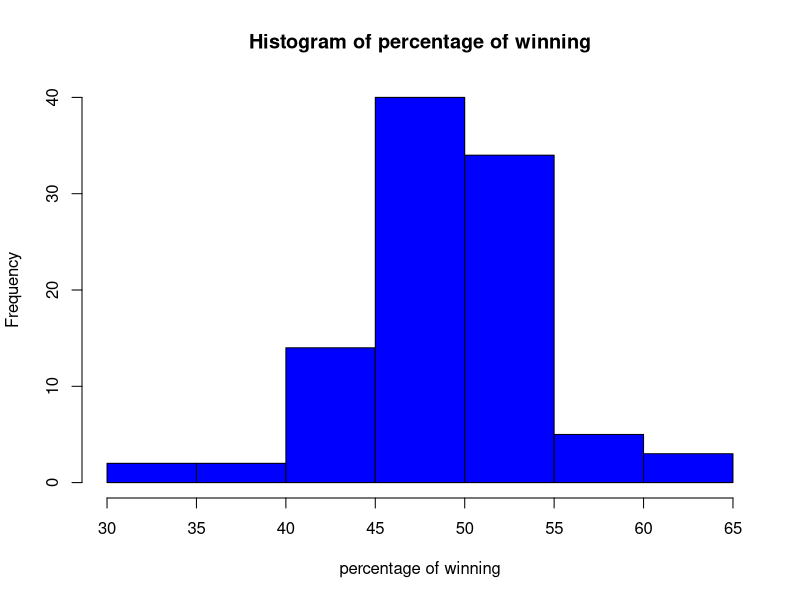

The R script that drew this image:
## ---- chunk 1

library(dplyr);library(ggplot2);library(tidyverse);library(stringr)

## roll the dice
roll_dice = function(){
  dice1 = sample(1:6, 1)
  dice2 = sample(1:6, 1)
  return(dice1 + dice2)
}

## generate some variables to store the important results
id = 1   ## number of iterations
#roll = NA
outcome = c()
result = c()

roll1 = roll_dice()
result = append(result, roll1)

if(roll1 %in% c(2, 3, 12)) {
outcome = append(outcome, "lose")
} else if (roll1 %in% c(7, 11)) {
outcome = append(outcome, "win")
} else {
res = c()
point = roll1
while(TRUE) {
  roll2 = roll_dice()  # Correct variable name
  id = id + 1
  res = append(res, roll2)  # Append roll2 to the result vector
  outcome = append(outcome, "continue playing")  # Append outcome for this iteration

  if (roll2 == 7) {
    outcome = append(outcome, "lose")  # Outcome for this roll
    break
  } else if (roll2 == point) {
    outcome = append(outcome, "win")  # Outcome for this roll
    break
  }
}
result = append(result, res)  # Append the subsequent rolls to result
}

# Print the results in a readable format
print(paste("ID:", id, "Rolls:", toString(result), "Outcome:", toString(outcome)))


## summarized the results to a single run
summarized = function(id, result, outcome){
  df = data.frame(id = rep(id, times = id ), result, outcome)
  n_rolls = df$id[1]
  outcome = df$outcome[nrow(df)]
  point = if(id == 1){
    point = NA
  }
  else{
    point = df$result[1]
  }
  return(tibble(n_rolls, outcome, point))
}

summarized(id, result = result, outcome)
## ---- chunk 2
#Function

crap_game1 =  function(){

  ## generate some variables to store the important results
  id = 1   ## number of iterations
  #roll = NA
  outcome = c()
  result = c()

  roll1 = roll_dice()
  result = append(result, roll1)

  if(roll1 %in% c(2, 3, 12)) {
    outcome = append(outcome, "lose")
  } else if (roll1 %in% c(7, 11)) {
    outcome = append(outcome, "win")
  } else {
    res = c()
    point = roll1
    while(TRUE) {
      roll2 = roll_dice()  # Correct variable name
      id = id + 1
      res = append(res, roll2)  # Append roll2 to the result vector
      outcome = append(outcome, "continue playing")  # Append outcome for this iteration

      if (roll2 == 7) {
        outcome = append(outcome, "lose")  # Outcome for this roll
        break
      } else if (roll2 == point) {
        outcome = append(outcome, "win")  # Outcome for this roll
        break
      }
    }
    result = append(result, res)  # Append the subsequent rolls to result
  }


  # Print the results in a readable format
  print(paste("ID:", id, "Rolls:", toString(result), "Outcome:", toString(outcome)))


  ## summarized the results to a single run
  summarized = function(id, result, outcome){
    df = data.frame(id = rep(id, times = id ), result, outcome)
    n_rolls = df$id[1]
    outcome = df$outcome[nrow(df)]
    point = if(id == 1){
      point = NA
    }
    else{
      point = df$result[1]
    }
    return(tibble(n_rolls, outcome, point))
  }

  print(summarized(id, result = result, outcome))



}
## Example Run

crap_game1()
## ---- chunk 3
# Define the crap_game function
simulate_craps_game = function(n = 100) {
  # Initialize a list to store summaries for each game
  game_summaries = list()

  for (i in 1:n) {
    id = 1   # Initialize the roll counter (number of rolls in the game)
    outcome = NA   # The final outcome of the game (win or lose)
    rolls = 0      # Number of rolls in the current game
    point = NA     # Initial point is NA by default

    # Roll the first dice (initial roll)
    roll1 = roll_dice()
    rolls = rolls + 1  # Increment the roll counter

    # Check if it's a win or lose on the first roll
    if (roll1 %in% c(2, 3, 12)) {
      outcome = "lose"  # Immediate loss
    } else if (roll1 %in% c(7, 11)) {
      outcome = "win"   # Immediate win
    } else {
      # If no immediate win/lose, set the point to the first roll
      point = roll1

      # Otherwise, keep rolling until the point is matched or a 7 is rolled
      while (TRUE) {
        roll2 = roll_dice()  # Roll the dice again
        rolls = rolls + 1  # Increment the roll counter

        if (roll2 == 7) {
          outcome = "lose"  # 7 means lose
          break
        } else if (roll2 == point) {
          outcome = "win"   # Point matched, win
          break
        }
      }
    }

    # Create a summary of the game
    game_summary <- data.frame(
      GameID = i,       # Game identifier
      Point = point,  # The initial roll (point), NA if win/lose on first roll
      TotalRolls = rolls,   # Total number of rolls (1 if immediate win/lose)
      Outcome = outcome     # Final outcome (win or lose)
    )

    # Store the summary for this game in the list
    game_summaries[[i]] = game_summary
  }

  # Combine all game summaries into a single data frame
  final_summary = do.call(rbind, game_summaries)

  # Return the final summarized results for all games
  return(final_summary)
}

# Example run the function for 10 games
x= simulate_craps_game(n = 10)
x

## ---- chunk 4
###This function summarizes the data frame and calculate the winning percentage ###

summarize_probability = function(df){
  wins = numeric()
  for (i in 1:nrow(df)){
    win = df[4][[1]][i]
    if (win == "win"){
      wins = append(wins, 1)
    }
    else{
      wins = append(wins, 0)
    }
  }
  y = (sum(wins)/(nrow(df)))*100
  x = paste("Your winning percentage after playing ",nrow(df), " games is: ", y, "%" )
  return(x)
}

x= simulate_craps_game(n = 10)

k = summarize_probability(x)
k

## ---- chunk 5
############### The variation of probability of winning for each game.############

## simulate 10 trials of 1000 games in each trail and calculate the probability of them.
## the function produces the all the probabilities for the specified trails and return a histogram
## of the frequency distribution.

variance_prob = function(n, iter = 10){
  w = character()
  for (i in 1:iter){
    xx = simulate_craps_game(n)
    k = summarize_probability(xx)
    prob = str_extract(str_squish(k), "\\d+(\\.\\d+)?\\s?%")
    w = append(w, prob)
  }
  prob_numeric = as.numeric(gsub("%", "", w))
  print(prob_numeric)
  var_p = paste("variance is: ", var(prob_numeric)," and the Standard Dev : ", sd(prob_numeric))
  print(var_p)

  return(hist(prob_numeric, col = "blue", main = "Histogram of percentage of winning", xlab = "percentage of winning"))
}

var_p = variance_prob(n = 100, iter = 100)


## ---- chunk 6
## 01) 
######## Analysis on the percentage of winning the game in the 1st attempt #######


probability_first_attempt = function(df){

  wins_df = df%>%
    filter(TotalRolls == 1) %>%
    mutate(win_status = ifelse(Outcome == "win", 1, 0))

  y = (sum(wins_df$win_status/(nrow(df))))*100
  x = paste("Your winning percentage after playing 1st time",nrow(df), " games is: ", y, "%" )
  return(x)
}

## returns the probability of winning at the 1st attempt.

probability_first_attempt(simulate_craps_game(n = 100))



## ---- chunk 7
# 02)
######## probability of not winning at the 1st attempt, but eventually wins #######

x2 = simulate_craps_game(1000)


probability_notFirst_attempt = function(df){

  wins_df = df%>%
    filter(TotalRolls == 1) %>%
    mutate(win_status = ifelse(Outcome == "win", 1, 0))

  y = ((nrow(wins_df))/nrow(df))*100
  x = paste("Your winning percentage after not winning the 1st time",nrow(df), " games is: ", y, "%" )
  return(x)
}

probability_notFirst_attempt(x2)

## ---- chunk 8
## winning when the point is either 4,5,6,8,9,10

library(dplyr)

summary_prob = function(point){
  game_01 = simulate_craps_game(n = 1000)
  
  if (point %in% c(4, 5, 6, 8, 9, 10)) {
    
    win_point = game_01%>%
      filter(Point == point)%>%
      filter(Outcome == "win")
    
    probability = nrow(win_point)/ nrow(game_01)
    
  }
  return(paste("chance of winning after obtaining point: ", point, "is", probability*100,"%"))
}

win4 = summary_prob(4) # chance of winning when the point is 4 
win5 = summary_prob(5) # chance of winning when the point is 5 
win6 = summary_prob(6) # chance of winning when the point is 6 
win8 = summary_prob(8) # chance of winning when the point is 8 
win9 = summary_prob(9) # chance of winning when the point is 9 
win10 = summary_prob(10) # chance of winning when the point is 10 

win4
win5
win6
win8
win9
win10


